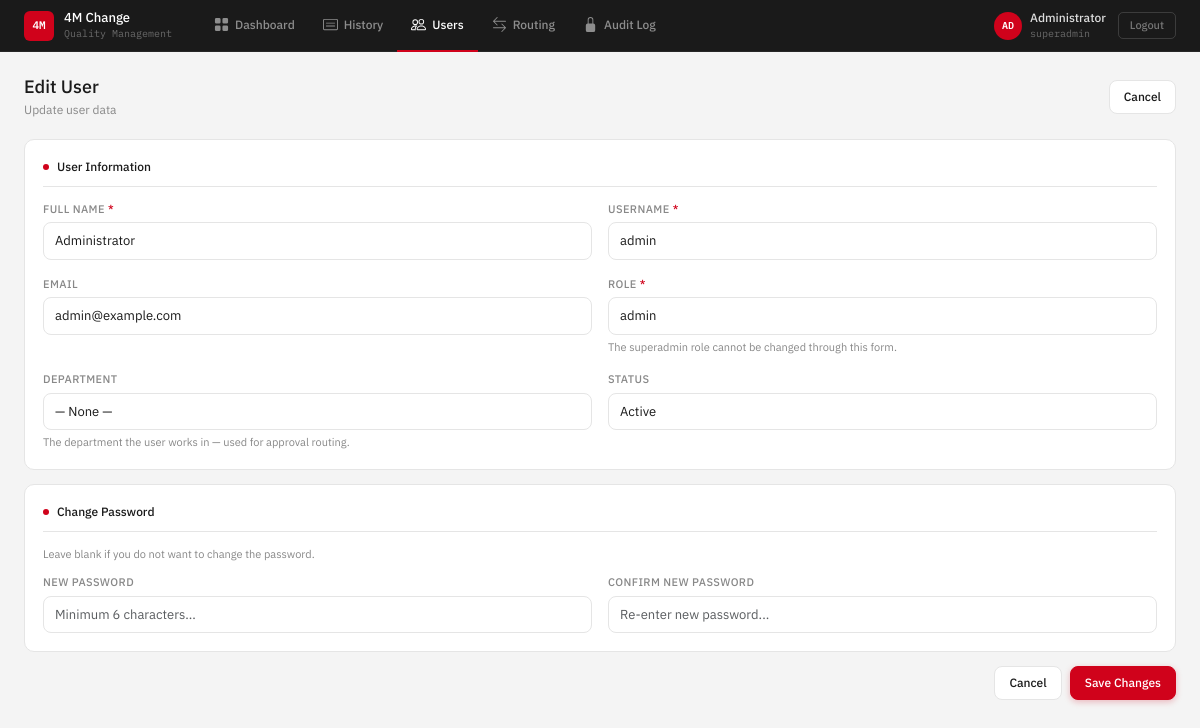
The app's page /modules/users/edit.php?id=1 (signed in) with its own data.
### tables this page shows
CREATE TABLE IF NOT EXISTS `users` (
  `id`               INT NOT NULL AUTO_INCREMENT,
  `name`             VARCHAR(100) NOT NULL,
  `email`            VARCHAR(100) NULL,
  `username`         VARCHAR(50)  NOT NULL,
  `password`         VARCHAR(255) NOT NULL,
  `role`             ENUM('superadmin','admin','qc_prod','manager','qc') NOT NULL DEFAULT 'admin',
  `created_at`       TIMESTAMP NOT NULL DEFAULT CURRENT_TIMESTAMP,
  `updated_at`       TIMESTAMP NOT NULL DEFAULT CURRENT_TIMESTAMP ON UPDATE CURRENT_TIMESTAMP,
  `password_token`   VARCHAR(100) NULL,
  `token_expires_at` DATETIME NULL,
  `is_active`        TINYINT(1) NOT NULL DEFAULT 1,
  `department`       VARCHAR(100) NULL,
  PRIMARY KEY (`id`),
  UNIQUE KEY `uq_username` (`username`)
);

### helpers/common.php (called while the page is built, shortened)
<?php
function e($value): string
{
    return htmlspecialchars((string)$value, ENT_QUOTES, 'UTF-8');
}

### modules/users/edit.php (the view, shortened to what this page needs)
<?php
require_once '../../helpers/common.php';
include '../../templates/header.php';
include '../../templates/navbar.php';
$id = (int)($_GET['id'] ?? 0);
$stmt = $pdo->prepare("SELECT * FROM users WHERE id = ? LIMIT 1");
$stmt->execute([$id]);
$u = $stmt->fetch();
?>
<div class="page-header">
    <div>
        <div class="page-title">Edit User</div>
        <div class="page-sub">Update user data</div>
    </div>
    <a href="index.php" class="btn">Cancel</a>
</div>
<form action="update.php" method="POST">
    <div class="form-section">
        <div class="section-title"><span class="section-dot"></span>User Information</div>
        <div class="d-grid grid-2 gap-16">
            <div>
                <label class="form-label">Full Name <span class="required">*</span></label>
                <input type="text" name="name" class="form-control" required value="<?= e($u['name']) ?>">
            </div>
            <div>
                <label class="form-label">Username <span class="required">*</span></label>
                <input type="text" name="username" class="form-control" required value="<?= e($u['username']) ?>">
            </div>
            <div>
                <label class="form-label">Email</label>
                <input type="email" name="email" class="form-control" value="<?= e($u['email'] ?? '') ?>"
                    placeholder="email@yanmar.co.id">
            </div>
            <div>
                <label class="form-label">Role <span class="required">*</span></label>
                <select name="role" class="form-control" required>
                    <?php foreach (['admin', 'manager', 'qc', 'qc_prod'] as $r): ?>
                    <option value="<?= $r ?>" <?= $u['role'] === $r ? 'selected' : '' ?>><?= $r ?></option>
                    <?php endforeach; ?>
                </select>
                <div class="form-hint" style="margin-top:4px">The superadmin role cannot be changed through this form.</div>
            </div>
            <div>
                <label class="form-label">Department</label>
                <select name="department" class="form-control">
                    <option value="">— None —</option>
                </select>
                <div class="form-hint" style="margin-top:4px">
                    The department the user works in — used for approval routing.
                </div>
            </div>
            <div>
                <label class="form-label">Status</label>
                <select name="is_active" class="form-control">
                    <option value="1" <?= $u['is_active'] ? 'selected' : '' ?>>Active</option>
                </select>
            </div>
        </div>
    </div>
    <div class="form-section">
        <div class="section-title"><span class="section-dot"></span>Change Password</div>
        <div class="form-hint" style="margin-bottom:12px">Leave blank if you do not want to change the password.</div>
        <div class="d-grid grid-2 gap-16">
            <div>
                <label class="form-label">New Password</label>
                <input type="password" name="password" class="form-control" placeholder="Minimum 6 characters...">
            </div>
            <div>
                <label class="form-label">Confirm New Password</label>
                <input type="password" name="password_confirm" class="form-control" placeholder="Re-enter new password...">
            </div>
        </div>
    </div>
    <div class="d-flex gap-8" style="justify-content:flex-end;padding-bottom:8px">
        <a href="index.php" class="btn">Cancel</a>
        <button type="submit" class="btn btn-primary">Save Changes</button>
    </div>
</form>
<?php include '../../templates/footer.php'; ?>

### assets/css/style.css (style rules this page uses)
:root { --bg: #f4f4f4; --navbar: #1a1a1a; --card: #ffffff; --border: #e5e5e5; --text: #1a1a1a; --muted: #888888; --accent: #D0021B; --accent-light: #fff0f0; --success: #16a34a; --warning: #d97706; --danger: #D0021B; --radius: 8px; --radius-lg: 10px; --font: 'IBM Plex Sans', sans-serif; --mono: 'IBM Plex Mono', monospace; --shadow-sm: 0 1px 2px rgba(20,20,20,0.04), 0 1px 3px rgba(20,20,20,0.04); --shadow-md: 0 2px 8px rgba(20,20,20,0.06), 0 1px 3px rgba(20,20,20,0.05); --shadow-lg: 0 8px 24px rgba(20,20,20,0.08), 0 2px 6px rgba(20,20,20,0.05); }
*, *::before, *::after { box-sizing: border-box; margin: 0; padding: 0; }
body { font-family: var(--font); background: var(--bg); color: var(--text); font-size: 14px; min-height: 100vh; }
.page-header { display: flex; align-items: center; justify-content: space-between; margin-bottom: 20px; }
.page-title { font-size: 18px; font-weight: 500; color: var(--text); line-height: 1.2; }
.page-sub { font-size: 12px; color: var(--muted); margin-top: 3px; }
.form-section { background: var(--card); border: 1px solid var(--border); border-radius: var(--radius-lg); padding: 18px; margin-bottom: 14px; }
.section-title { font-size: 12px; font-weight: 500; color: var(--text); margin-bottom: 14px; padding-bottom: 10px; border-bottom: 1px solid var(--border); display: flex; align-items: center; gap: 8px; }
.section-dot { width: 6px; height: 6px; border-radius: 50%; background: var(--accent); flex-shrink: 0; }
.form-label { font-size: 11px; font-weight: 500; color: var(--muted); text-transform: uppercase; letter-spacing: 0.4px; margin-bottom: 5px; display: block; }
.form-control, .form-select { width: 100%; padding: 8px 11px; border-radius: var(--radius); border: 1px solid var(--border); background: #fff; color: var(--text); font-size: 13px; font-family: var(--font); outline: none; transition: border-color 0.15s, box-shadow 0.15s; min-height: 36px; }
.form-hint { font-size: 11px; color: var(--muted); margin-top: 3px; }
.required { color: var(--danger); }
.btn { display: inline-flex; align-items: center; gap: 5px; padding: 7px 14px; border-radius: var(--radius); font-size: 12px; font-weight: 500; font-family: var(--font); cursor: pointer; border: 1px solid var(--border); background: #fff; color: var(--text); text-decoration: none; transition: all 0.15s; white-space: nowrap; }
.btn-primary { background: var(--accent); color: #fff; border-color: var(--accent); box-shadow: 0 2px 6px rgba(208,2,27,0.25); }
.d-flex { display: flex; }
.d-grid { display: grid; }
.gap-8 { gap: 8px; }
.gap-16 { gap: 16px; }
.grid-2 { grid-template-columns: 1fr 1fr; }

### records on screen
users: name "Administrator", username "admin", email "admin@example.com", is_active "Active"

### other values on screen
substr($user['name'] ?? 'U', 0, 2) "AD"
$user['name'] "Administrator"
$role "superadmin"
form field role "admin"
